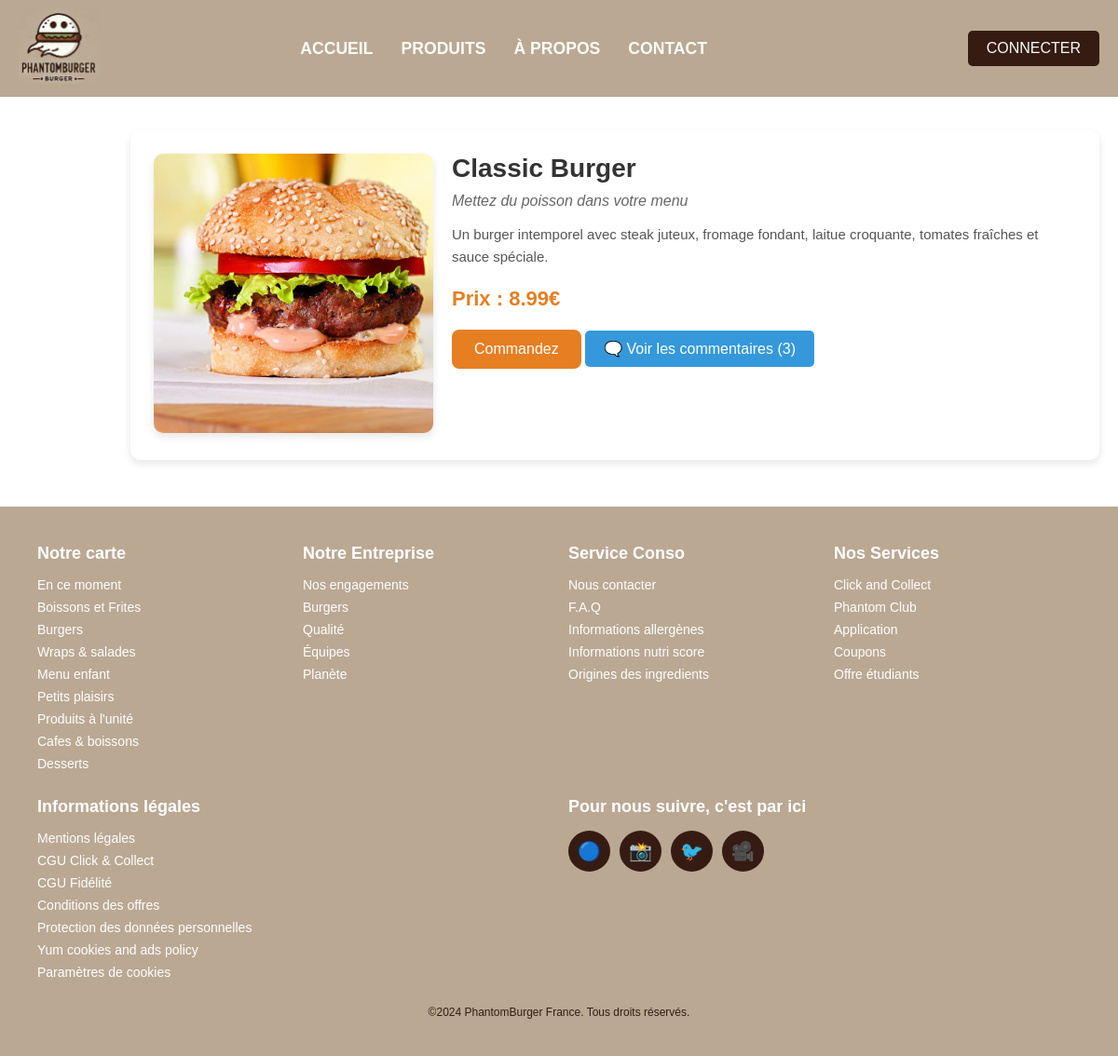
/pages/articles.php?id=1, run on an earlier commit of the app's database.
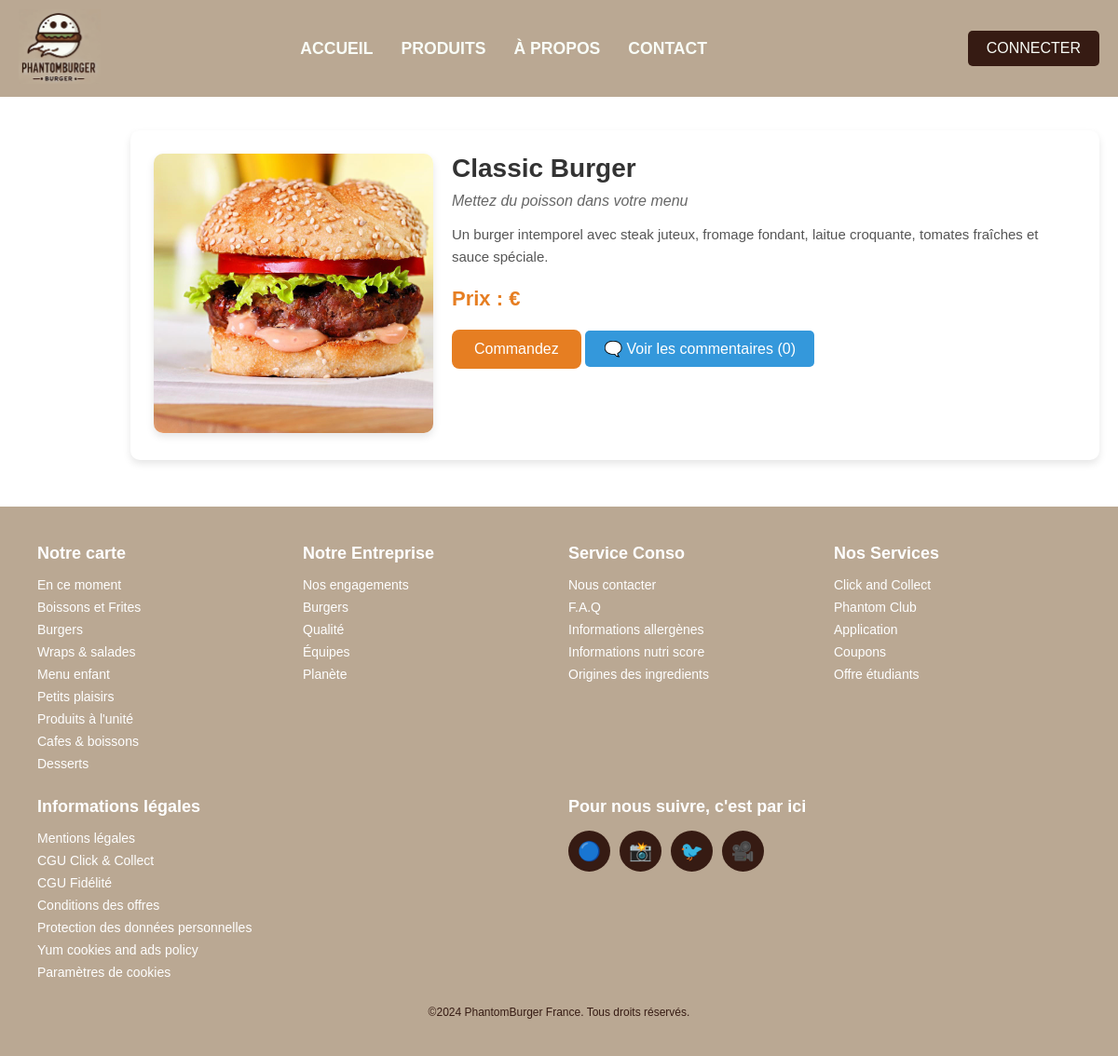
And on a later commit of the database.
### tables this page shows
CREATE TABLE burgers(
   burger_id INT NOT NULL AUTO_INCREMENT,
   picture VARCHAR(255),
   name VARCHAR(255),
   prix DECIMAL(15,2),
   description TEXT,
   PRIMARY KEY(burger_id)
);

### pages/articles.php (the view, shortened to what this page needs)
<?php
include("../scripts/conn.php");
?>
<!DOCTYPE html>
<html lang="fr">
<head>
    <link rel="stylesheet" href="../styles/style.css">
    <link rel="stylesheet" href="articles.css">
</head>
<body>
    <?php include("../header/header.php"); ?>
    <main>
        <?php
        if (isset($_GET['id']) && is_numeric($_GET['id'])) {
            $burger_id = intval($_GET['id']);
            $stmt = $conn->prepare("SELECT * FROM burgers WHERE burger_id = :id");
            $stmt->bindParam(':id', $burger_id, PDO::PARAM_INT);
            $stmt->execute();
            $product = $stmt->fetch(PDO::FETCH_ASSOC);
            $stmt = $conn->prepare("SELECT COUNT(*) as total_comments FROM comments WHERE burger_id = :burger_id");
            $stmt->bindParam(':burger_id', $burger_id, PDO::PARAM_INT);
            $stmt->execute();
            $result = $stmt->fetch(PDO::FETCH_ASSOC);
            $total_comments = $result['total_comments'];
            if ($product) {
                echo "
                <section id='productInfo'>
                    <div class='product-image'>
                        <img src='../img/" . htmlspecialchars($product['picture']) . "' alt='Image du produit'>
                    </div>
                    <div class='product-details'>
                        <h2>" . htmlspecialchars($product['name']) . "</h2>
                        <p class='tagline'>Mettez du poisson dans votre menu</p>
                        <p class='description'>" . htmlspecialchars($product['description']) . "</p>
                        <p class='price'>Prix : " . htmlspecialchars($product['prix']) . "€</p>
                        <a href='../commandes/commandes.php?id=" . htmlspecialchars($product['burger_id']) . "' class='order-button'>Commandez</a>
                        <button id='commentButton' onclick='openCommentPopup()'>🗨️ Voir les commentaires ($total_comments)</button>
                    </div>
                </section>";
            } else {
                echo "<p>Produit non trouvé.</p>";
            }
        } else {
            echo "<p>ID de produit non spécifié ou invalide.</p>";
        }
        ?>
    </main>
    <?php include("../footer/footer.php"); ?>
</body>
</html>

### header/header.php (shortened to what this page needs)
<!DOCTYPE html>
<html lang="fr">
<head>
    <link rel="stylesheet" href="../styles/style.css">
</head>
<body>
    <header>
        <nav>
            <div class="logo">
                <img src="../assets/phantomBurgerlogo.png" alt="PhantomBurger logo">
            </div>
            <ul class="nav-links" id="nav-links">
                <li><a href="index.php">Accueil</a></li>
                <li><a href="produits.php">Produits</a></li>
                <li><a href="about.php">À propos</a></li>
                <li><a href="contact.php">Contact</a></li>
            </ul>
            <div class="user-actions">
                <?php
                if (isset($_SESSION['user_id'])) {
                    echo '<a class="panier" href="panier.php">Panier</a>';
                } else {
                    echo '<a class="connect" href="connexion.php">connecter</a>';
                }
                ?>
            </div>
        </nav>
    </header>

### footer/footer.php (shortened to what this page needs)
<!DOCTYPE html>
<html lang="en">
<head>
    <link rel="stylesheet" href="../footer/footer.css">
</head>
<body>
    <footer class="footer">
        <div class="footer-container">
            <div class="footer-section">
                <h3>Notre carte</h3>
                <ul>
                    <li>En ce moment</li>
                    <li>Boissons et Frites</li>
                    <li>Burgers</li>
                    <li>Wraps & salades</li>
                    <li>Menu enfant</li>
                    <li>Petits plaisirs</li>
                    <li>Produits à l'unité</li>
                    <li>Cafes & boissons</li>
                    <li>Desserts</li>
                </ul>
            </div>
            <div class="footer-section">
                <h3>Notre Entreprise</h3>
                <ul>
                    <li>Nos engagements</li>
                    <li>Burgers</li>
                    <li>Qualité</li>
                    <li>Équipes</li>
                    <li>Planète</li>
                </ul>
            </div>
            <div class="footer-section">
                <h3>Service Conso</h3>
                <ul>
                    <li>Nous contacter</li>
                    <li>F.A.Q</li>
                    <li>Informations allergènes</li>
                    <li>Informations nutri score</li>
                    <li>Origines des ingredients</li>
                </ul>
            </div>
            <div class="footer-section">
                <h3>Nos Services</h3>
                <ul>
                    <li>Click and Collect</li>
                    <li>Phantom Club </li>
                    <li>Application </li>
                    <li>Coupons</li>
                    <li>Offre étudiants</li>
                </ul>
            </div>
            <div class="footer-section">
                <h3>Informations légales</h3>
                <ul>
                    <li>Mentions légales</li>
                    <li>CGU Click & Collect</li>
                    <li>CGU Fidélité</li>
                    <li>Conditions des offres</li>
                    <li>Protection des données personnelles</li>
                    <li>Yum cookies and ads policy</li>
                    <li>Paramètres de cookies</li>
                </ul>
            </div>
            <div class="footer-section follow-us">
                <h3>Pour nous suivre, c'est par ici</h3>
                <div class="social-icons">
                    <span class="icon">🔵</span>
                    <span class="icon">📸</span>
                    <span class="icon">🐦</span>
                    <span class="icon">🎥</span>
                </div>
            </div>
        </div>
        <div class="footer-bottom">
            <p>©2024 PhantomBurger France. Tous droits réservés.</p>
        </div>
    </footer>
</body>
</html>

### styles/style.css (style rules this page uses)
:root { --color-green: #7c9c5f; --color-brown: #baa893; --color-brown-darker: #361b13; --color-white: #f9fdf7; --color-link-hover: #fff; }
* { margin: 0; padding: 0; box-sizing: border-box; }
body { font-family: Arial, sans-serif; margin: 0; padding: 0; }
header { background-color: var(--color-brown); color: var(--color-white); padding: 10px 0; position: fixed; width: 100%; z-index: 1000; top: 0; }
nav { display: flex; justify-content: space-between; align-items: center; padding: 0 20px; position: relative; }
nav .logo { flex: 0; }
nav .logo img { height: 80px; }
nav .nav-links { position: absolute; right: 33%; list-style: none; text-transform: uppercase; display: flex; margin: 0; padding: 0; flex: 1; justify-content: center; }
nav .nav-links li { margin: 0 15px; }
nav .nav-links li a { color: var(--color-white); text-decoration: none; font-weight: bold; font-size: 1.1rem; position: relative; padding-bottom: 5px; }
nav .nav-links li a::after { content: ''; position: absolute; bottom: 0; left: 0; width: 0; height: 2px; background-color: var(--color-link-hover); transition: width 0.3s ease-out; }
nav .user-actions { display: flex; align-items: center; justify-content: flex-end; }
a.panier, a.connect { background-color: var(--color-brown-darker); text-transform: uppercase; color: var(--color-white); padding: 10px 20px; text-decoration: none; border-radius: 5px; margin-left: 20px; }
.footer { background-color: #1a1a1a; color: #fff; padding: 40px 0; font-family: Arial, sans-serif; font-size: 14px; position: relative; bottom: 0; width: 100%; }

### pages/articles.css (style rules this page uses)
main { padding: 20px; max-width: 1200px; margin-top: 10%; margin-left: 10%; }
#productInfo { display: flex; gap: 20px; background-color: #ffffff; padding: 25px; border-radius: 10px; box-shadow: 0 4px 8px rgba(0, 0, 0, 0.1); margin-bottom: 30px; }
.product-image img { max-width: 300px; border-radius: 10px; box-shadow: 0 4px 8px rgba(0, 0, 0, 0.1); }
.product-details { flex: 1; }
.product-details h2 { font-size: 28px; color: #333; margin-bottom: 10px; }
.tagline { font-size: 16px; color: #666; margin-bottom: 15px; font-style: italic; }
.description { font-size: 15px; color: #555; margin-bottom: 20px; line-height: 1.6; }
.price { font-size: 22px; color: #e67e22; font-weight: bold; margin-top: 20px; }
.order-button { display: inline-block; padding: 12px 24px; font-size: 16px; background-color: #e67e22; color: #fff; text-decoration: none; border-radius: 8px; transition: background-color 0.3s ease; margin-top: 20px; cursor: pointer; }
#commentButton { background-color: #3498db; color: #fff; border: none; padding: 10px 20px; border-radius: 5px; cursor: pointer; font-size: 16px; margin-top: 20px; transition: background-color 0.3s ease; }

### footer/footer.css (style rules this page uses)
.footer { background-color: #baa893; padding: 40px; width: 100%; }
.footer-container { display: flex; flex-wrap: wrap; justify-content: space-around; gap: 20px; }
.footer-section { flex: 1; min-width: 220px; }
.footer-section h3 { font-size: 18px; font-weight: bold; margin-bottom: 15px; }
.footer-section ul { list-style-type: none; }
.footer-section ul li { margin-bottom: 8px; font-size: 14px; }
.follow-us .social-icons { display: flex; gap: 10px; margin-bottom: 15px; }
.follow-us .icon { font-size: 20px; padding: 10px; border-radius: 50%; background-color: #361b13; cursor: pointer; }
.footer-bottom { text-align: center; margin-top: 20px; font-size: 12px; color: #361b13; }

What changed in the data, as far as the page shows it:
changed burgers "Classic Burger": prix "8.99" → (not shown)
Also different on the page:
$total_comments: "3" → "0"
